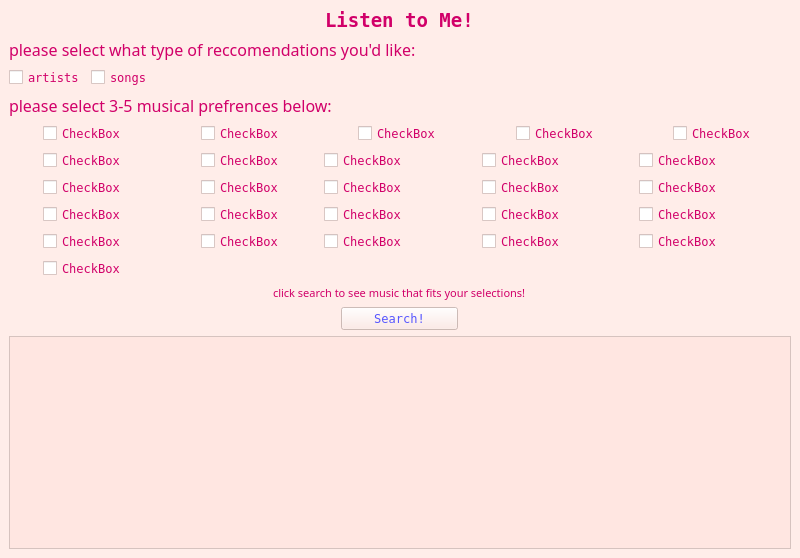
<?xml version="1.0" encoding="UTF-8"?>
<ui version="4.0">
 <class>MainWindow</class>
 <widget class="QMainWindow" name="MainWindow">
  <property name="geometry">
   <rect>
    <x>0</x>
    <y>0</y>
    <width>800</width>
    <height>558</height>
   </rect>
  </property>
  <property name="palette">
   <palette>
    <active>
     <colorrole role="WindowText">
      <brush brushstyle="SolidPattern">
       <color alpha="255">
        <red>209</red>
        <green>0</green>
        <blue>105</blue>
       </color>
      </brush>
     </colorrole>
     <colorrole role="Button">
      <brush brushstyle="SolidPattern">
       <color alpha="179">
        <red>255</red>
        <green>229</green>
        <blue>224</blue>
       </color>
      </brush>
     </colorrole>
     <colorrole role="Light">
      <brush brushstyle="SolidPattern">
       <color alpha="179">
        <red>255</red>
        <green>255</green>
        <blue>255</blue>
       </color>
      </brush>
     </colorrole>
     <colorrole role="Midlight">
      <brush brushstyle="SolidPattern">
       <color alpha="179">
        <red>255</red>
        <green>242</green>
        <blue>239</blue>
       </color>
      </brush>
     </colorrole>
     <colorrole role="Dark">
      <brush brushstyle="SolidPattern">
       <color alpha="179">
        <red>127</red>
        <green>114</green>
        <blue>112</blue>
       </color>
      </brush>
     </colorrole>
     <colorrole role="Mid">
      <brush brushstyle="SolidPattern">
       <color alpha="179">
        <red>170</red>
        <green>153</green>
        <blue>149</blue>
       </color>
      </brush>
     </colorrole>
     <colorrole role="Text">
      <brush brushstyle="SolidPattern">
       <color alpha="255">
        <red>0</red>
        <green>0</green>
        <blue>0</blue>
       </color>
      </brush>
     </colorrole>
     <colorrole role="BrightText">
      <brush brushstyle="SolidPattern">
       <color alpha="255">
        <red>255</red>
        <green>255</green>
        <blue>255</blue>
       </color>
      </brush>
     </colorrole>
     <colorrole role="ButtonText">
      <brush brushstyle="SolidPattern">
       <color alpha="255">
        <red>85</red>
        <green>85</green>
        <blue>255</blue>
       </color>
      </brush>
     </colorrole>
     <colorrole role="Base">
      <brush brushstyle="SolidPattern">
       <color alpha="255">
        <red>255</red>
        <green>255</green>
        <blue>255</blue>
       </color>
      </brush>
     </colorrole>
     <colorrole role="Window">
      <brush brushstyle="SolidPattern">
       <color alpha="179">
        <red>255</red>
        <green>229</green>
        <blue>224</blue>
       </color>
      </brush>
     </colorrole>
     <colorrole role="Shadow">
      <brush brushstyle="SolidPattern">
       <color alpha="255">
        <red>0</red>
        <green>0</green>
        <blue>0</blue>
       </color>
      </brush>
     </colorrole>
     <colorrole role="Highlight">
      <brush brushstyle="SolidPattern">
       <color alpha="255">
        <red>255</red>
        <green>170</green>
        <blue>255</blue>
       </color>
      </brush>
     </colorrole>
     <colorrole role="Link">
      <brush brushstyle="SolidPattern">
       <color alpha="255">
        <red>255</red>
        <green>170</green>
        <blue>255</blue>
       </color>
      </brush>
     </colorrole>
     <colorrole role="AlternateBase">
      <brush brushstyle="SolidPattern">
       <color alpha="217">
        <red>255</red>
        <green>242</green>
        <blue>239</blue>
       </color>
      </brush>
     </colorrole>
     <colorrole role="ToolTipBase">
      <brush brushstyle="SolidPattern">
       <color alpha="255">
        <red>255</red>
        <green>255</green>
        <blue>220</blue>
       </color>
      </brush>
     </colorrole>
     <colorrole role="ToolTipText">
      <brush brushstyle="SolidPattern">
       <color alpha="255">
        <red>0</red>
        <green>0</green>
        <blue>0</blue>
       </color>
      </brush>
     </colorrole>
     <colorrole role="PlaceholderText">
      <brush brushstyle="SolidPattern">
       <color alpha="127">
        <red>0</red>
        <green>0</green>
        <blue>0</blue>
       </color>
      </brush>
     </colorrole>
     <colorrole role="Accent">
      <brush brushstyle="SolidPattern">
       <color alpha="255">
        <red>255</red>
        <green>255</green>
        <blue>255</blue>
       </color>
      </brush>
     </colorrole>
    </active>
    <inactive>
     <colorrole role="WindowText">
      <brush brushstyle="SolidPattern">
       <color alpha="255">
        <red>209</red>
        <green>0</green>
        <blue>105</blue>
       </color>
      </brush>
     </colorrole>
     <colorrole role="Button">
      <brush brushstyle="SolidPattern">
       <color alpha="179">
        <red>255</red>
        <green>229</green>
        <blue>224</blue>
       </color>
      </brush>
     </colorrole>
     <colorrole role="Light">
      <brush brushstyle="SolidPattern">
       <color alpha="179">
        <red>255</red>
        <green>255</green>
        <blue>255</blue>
       </color>
      </brush>
     </colorrole>
     <colorrole role="Midlight">
      <brush brushstyle="SolidPattern">
       <color alpha="179">
        <red>255</red>
        <green>242</green>
        <blue>239</blue>
       </color>
      </brush>
     </colorrole>
     <colorrole role="Dark">
      <brush brushstyle="SolidPattern">
       <color alpha="179">
        <red>127</red>
        <green>114</green>
        <blue>112</blue>
       </color>
      </brush>
     </colorrole>
     <colorrole role="Mid">
      <brush brushstyle="SolidPattern">
       <color alpha="179">
        <red>170</red>
        <green>153</green>
        <blue>149</blue>
       </color>
      </brush>
     </colorrole>
     <colorrole role="Text">
      <brush brushstyle="SolidPattern">
       <color alpha="255">
        <red>0</red>
        <green>0</green>
        <blue>0</blue>
       </color>
      </brush>
     </colorrole>
     <colorrole role="BrightText">
      <brush brushstyle="SolidPattern">
       <color alpha="255">
        <red>255</red>
        <green>255</green>
        <blue>255</blue>
       </color>
      </brush>
     </colorrole>
     <colorrole role="ButtonText">
      <brush brushstyle="SolidPattern">
       <color alpha="255">
        <red>85</red>
        <green>85</green>
        <blue>255</blue>
       </color>
      </brush>
     </colorrole>
     <colorrole role="Base">
      <brush brushstyle="SolidPattern">
       <color alpha="255">
        <red>255</red>
        <green>255</green>
        <blue>255</blue>
       </color>
      </brush>
     </colorrole>
     <colorrole role="Window">
      <brush brushstyle="SolidPattern">
       <color alpha="179">
        <red>255</red>
        <green>229</green>
        <blue>224</blue>
       </color>
      </brush>
     </colorrole>
     <colorrole role="Shadow">
      <brush brushstyle="SolidPattern">
       <color alpha="255">
        <red>0</red>
        <green>0</green>
        <blue>0</blue>
       </color>
      </brush>
     </colorrole>
     <colorrole role="Highlight">
      <brush brushstyle="SolidPattern">
       <color alpha="255">
        <red>255</red>
        <green>170</green>
        <blue>255</blue>
       </color>
      </brush>
     </colorrole>
     <colorrole role="Link">
      <brush brushstyle="SolidPattern">
       <color alpha="255">
        <red>255</red>
        <green>170</green>
        <blue>255</blue>
       </color>
      </brush>
     </colorrole>
     <colorrole role="AlternateBase">
      <brush brushstyle="SolidPattern">
       <color alpha="217">
        <red>255</red>
        <green>242</green>
        <blue>239</blue>
       </color>
      </brush>
     </colorrole>
     <colorrole role="ToolTipBase">
      <brush brushstyle="SolidPattern">
       <color alpha="255">
        <red>255</red>
        <green>255</green>
        <blue>220</blue>
       </color>
      </brush>
     </colorrole>
     <colorrole role="ToolTipText">
      <brush brushstyle="SolidPattern">
       <color alpha="255">
        <red>0</red>
        <green>0</green>
        <blue>0</blue>
       </color>
      </brush>
     </colorrole>
     <colorrole role="PlaceholderText">
      <brush brushstyle="SolidPattern">
       <color alpha="127">
        <red>0</red>
        <green>0</green>
        <blue>0</blue>
       </color>
      </brush>
     </colorrole>
     <colorrole role="Accent">
      <brush brushstyle="SolidPattern">
       <color alpha="255">
        <red>255</red>
        <green>255</green>
        <blue>255</blue>
       </color>
      </brush>
     </colorrole>
    </inactive>
    <disabled>
     <colorrole role="WindowText">
      <brush brushstyle="SolidPattern">
       <color alpha="179">
        <red>127</red>
        <green>114</green>
        <blue>112</blue>
       </color>
      </brush>
     </colorrole>
     <colorrole role="Button">
      <brush brushstyle="SolidPattern">
       <color alpha="179">
        <red>255</red>
        <green>229</green>
        <blue>224</blue>
       </color>
      </brush>
     </colorrole>
     <colorrole role="Light">
      <brush brushstyle="SolidPattern">
       <color alpha="179">
        <red>255</red>
        <green>255</green>
        <blue>255</blue>
       </color>
      </brush>
     </colorrole>
     <colorrole role="Midlight">
      <brush brushstyle="SolidPattern">
       <color alpha="179">
        <red>255</red>
        <green>242</green>
        <blue>239</blue>
       </color>
      </brush>
     </colorrole>
     <colorrole role="Dark">
      <brush brushstyle="SolidPattern">
       <color alpha="179">
        <red>127</red>
        <green>114</green>
        <blue>112</blue>
       </color>
      </brush>
     </colorrole>
     <colorrole role="Mid">
      <brush brushstyle="SolidPattern">
       <color alpha="179">
        <red>170</red>
        <green>153</green>
        <blue>149</blue>
       </color>
      </brush>
     </colorrole>
     <colorrole role="Text">
      <brush brushstyle="SolidPattern">
       <color alpha="179">
        <red>127</red>
        <green>114</green>
        <blue>112</blue>
       </color>
      </brush>
     </colorrole>
     <colorrole role="BrightText">
      <brush brushstyle="SolidPattern">
       <color alpha="255">
        <red>255</red>
        <green>255</green>
        <blue>255</blue>
       </color>
      </brush>
     </colorrole>
     <colorrole role="ButtonText">
      <brush brushstyle="SolidPattern">
       <color alpha="179">
        <red>127</red>
        <green>114</green>
        <blue>112</blue>
       </color>
      </brush>
     </colorrole>
     <colorrole role="Base">
      <brush brushstyle="SolidPattern">
       <color alpha="179">
        <red>255</red>
        <green>229</green>
        <blue>224</blue>
       </color>
      </brush>
     </colorrole>
     <colorrole role="Window">
      <brush brushstyle="SolidPattern">
       <color alpha="179">
        <red>255</red>
        <green>229</green>
        <blue>224</blue>
       </color>
      </brush>
     </colorrole>
     <colorrole role="Shadow">
      <brush brushstyle="SolidPattern">
       <color alpha="255">
        <red>0</red>
        <green>0</green>
        <blue>0</blue>
       </color>
      </brush>
     </colorrole>
     <colorrole role="Link">
      <brush brushstyle="SolidPattern">
       <color alpha="255">
        <red>255</red>
        <green>170</green>
        <blue>255</blue>
       </color>
      </brush>
     </colorrole>
     <colorrole role="AlternateBase">
      <brush brushstyle="SolidPattern">
       <color alpha="179">
        <red>255</red>
        <green>229</green>
        <blue>224</blue>
       </color>
      </brush>
     </colorrole>
     <colorrole role="ToolTipBase">
      <brush brushstyle="SolidPattern">
       <color alpha="255">
        <red>255</red>
        <green>255</green>
        <blue>220</blue>
       </color>
      </brush>
     </colorrole>
     <colorrole role="ToolTipText">
      <brush brushstyle="SolidPattern">
       <color alpha="255">
        <red>0</red>
        <green>0</green>
        <blue>0</blue>
       </color>
      </brush>
     </colorrole>
     <colorrole role="PlaceholderText">
      <brush brushstyle="SolidPattern">
       <color alpha="89">
        <red>127</red>
        <green>114</green>
        <blue>112</blue>
       </color>
      </brush>
     </colorrole>
     <colorrole role="Accent">
      <brush brushstyle="SolidPattern">
       <color alpha="179">
        <red>255</red>
        <green>255</green>
        <blue>255</blue>
       </color>
      </brush>
     </colorrole>
    </disabled>
   </palette>
  </property>
  <property name="font">
   <font>
    <family>Terminal</family>
   </font>
  </property>
  <property name="windowTitle">
   <string>MainWindow</string>
  </property>
  <property name="autoFillBackground">
   <bool>false</bool>
  </property>
  <widget class="QWidget" name="centralwidget">
   <layout class="QGridLayout" name="gridLayout">
    <item row="3" column="0">
     <widget class="QScrollArea" name="scrollArea">
      <property name="widgetResizable">
       <bool>true</bool>
      </property>
      <widget class="QWidget" name="scrollAreaWidgetContents">
       <property name="geometry">
        <rect>
         <x>0</x>
         <y>0</y>
         <width>780</width>
         <height>260</height>
        </rect>
       </property>
       <widget class="QWidget" name="gridLayoutWidget">
        <property name="geometry">
         <rect>
          <x>19</x>
          <y>19</y>
          <width>741</width>
          <height>241</height>
         </rect>
        </property>
        <layout class="QGridLayout" name="displayGrid">
         <item row="0" column="3">
          <widget class="QWidget" name="widget_4" native="true"/>
         </item>
         <item row="0" column="1">
          <widget class="QWidget" name="widget_2" native="true"/>
         </item>
         <item row="0" column="2">
          <widget class="QWidget" name="widget_3" native="true"/>
         </item>
         <item row="0" column="0">
          <widget class="QWidget" name="widget" native="true"/>
         </item>
         <item row="1" column="0">
          <widget class="QWidget" name="widget_5" native="true"/>
         </item>
        </layout>
       </widget>
      </widget>
     </widget>
    </item>
    <item row="2" column="0" alignment="Qt::AlignmentFlag::AlignHCenter">
     <widget class="QPushButton" name="searchButton">
      <property name="maximumSize">
       <size>
        <width>782</width>
        <height>24</height>
       </size>
      </property>
      <property name="font">
       <font>
        <family>Terminal</family>
       </font>
      </property>
      <property name="text">
       <string>    Search!    </string>
      </property>
     </widget>
    </item>
    <item row="1" column="0" alignment="Qt::AlignmentFlag::AlignHCenter">
     <widget class="QLabel" name="label">
      <property name="font">
       <font>
        <family>Bahnschrift</family>
        <pointsize>8</pointsize>
       </font>
      </property>
      <property name="text">
       <string>click search to see music that fits your selections!</string>
      </property>
     </widget>
    </item>
    <item row="0" column="0">
     <layout class="QVBoxLayout" name="verticalLayout">
      <item alignment="Qt::AlignmentFlag::AlignHCenter">
       <widget class="QLabel" name="title">
        <property name="font">
         <font>
          <family>Terminal</family>
          <pointsize>14</pointsize>
          <bold>true</bold>
         </font>
        </property>
        <property name="text">
         <string>Listen to Me!</string>
        </property>
       </widget>
      </item>
      <item>
       <widget class="QLabel" name="label2">
        <property name="font">
         <font>
          <family>Bahnschrift</family>
          <pointsize>12</pointsize>
         </font>
        </property>
        <property name="text">
         <string>please select what type of reccomendations you'd like:</string>
        </property>
       </widget>
      </item>
      <item>
       <layout class="QHBoxLayout" name="horizontalLayout">
        <item>
         <widget class="QCheckBox" name="artistBox">
          <property name="text">
           <string>artists</string>
          </property>
         </widget>
        </item>
        <item>
         <widget class="QCheckBox" name="songsBox">
          <property name="text">
           <string>songs</string>
          </property>
         </widget>
        </item>
        <item>
         <spacer name="horizontalSpacer_2">
          <property name="orientation">
           <enum>Qt::Orientation::Horizontal</enum>
          </property>
          <property name="sizeHint" stdset="0">
           <size>
            <width>40</width>
            <height>20</height>
           </size>
          </property>
         </spacer>
        </item>
       </layout>
      </item>
      <item>
       <widget class="QLabel" name="instruction1">
        <property name="font">
         <font>
          <family>Bahnschrift</family>
          <pointsize>12</pointsize>
         </font>
        </property>
        <property name="text">
         <string>please select 3-5 musical prefrences below:</string>
        </property>
       </widget>
      </item>
      <item>
       <layout class="QGridLayout" name="preferenceGrid">
        <item row="0" column="3" alignment="Qt::AlignmentFlag::AlignHCenter">
         <widget class="QCheckBox" name="checkBox_6">
          <property name="text">
           <string>CheckBox</string>
          </property>
         </widget>
        </item>
        <item row="4" column="1" alignment="Qt::AlignmentFlag::AlignHCenter">
         <widget class="QCheckBox" name="checkBox_15">
          <property name="text">
           <string>CheckBox</string>
          </property>
         </widget>
        </item>
        <item row="2" column="3">
         <widget class="QCheckBox" name="checkBox_22">
          <property name="text">
           <string>CheckBox</string>
          </property>
         </widget>
        </item>
        <item row="3" column="0" alignment="Qt::AlignmentFlag::AlignHCenter">
         <widget class="QCheckBox" name="checkBox_10">
          <property name="text">
           <string>CheckBox</string>
          </property>
         </widget>
        </item>
        <item row="3" column="1" alignment="Qt::AlignmentFlag::AlignHCenter">
         <widget class="QCheckBox" name="checkBox_14">
          <property name="text">
           <string>CheckBox</string>
          </property>
         </widget>
        </item>
        <item row="4" column="3">
         <widget class="QCheckBox" name="checkBox_24">
          <property name="text">
           <string>CheckBox</string>
          </property>
         </widget>
        </item>
        <item row="0" column="2" alignment="Qt::AlignmentFlag::AlignHCenter">
         <widget class="QCheckBox" name="checkBox_5">
          <property name="text">
           <string>CheckBox</string>
          </property>
         </widget>
        </item>
        <item row="4" column="4">
         <widget class="QCheckBox" name="checkBox_28">
          <property name="text">
           <string>CheckBox</string>
          </property>
         </widget>
        </item>
        <item row="0" column="4" alignment="Qt::AlignmentFlag::AlignHCenter">
         <widget class="QCheckBox" name="checkBox_7">
          <property name="text">
           <string>CheckBox</string>
          </property>
         </widget>
        </item>
        <item row="2" column="4">
         <widget class="QCheckBox" name="checkBox_26">
          <property name="text">
           <string>CheckBox</string>
          </property>
         </widget>
        </item>
        <item row="0" column="0" alignment="Qt::AlignmentFlag::AlignHCenter">
         <widget class="QCheckBox" name="checkBox_3">
          <property name="text">
           <string>CheckBox</string>
          </property>
         </widget>
        </item>
        <item row="1" column="0" alignment="Qt::AlignmentFlag::AlignHCenter">
         <widget class="QCheckBox" name="checkBox_8">
          <property name="text">
           <string>CheckBox</string>
          </property>
         </widget>
        </item>
        <item row="2" column="1" alignment="Qt::AlignmentFlag::AlignHCenter">
         <widget class="QCheckBox" name="checkBox_13">
          <property name="text">
           <string>CheckBox</string>
          </property>
         </widget>
        </item>
        <item row="3" column="3">
         <widget class="QCheckBox" name="checkBox_23">
          <property name="text">
           <string>CheckBox</string>
          </property>
         </widget>
        </item>
        <item row="1" column="1" alignment="Qt::AlignmentFlag::AlignHCenter">
         <widget class="QCheckBox" name="checkBox_12">
          <property name="text">
           <string>CheckBox</string>
          </property>
         </widget>
        </item>
        <item row="3" column="2">
         <widget class="QCheckBox" name="checkBox_19">
          <property name="text">
           <string>CheckBox</string>
          </property>
         </widget>
        </item>
        <item row="2" column="0" alignment="Qt::AlignmentFlag::AlignHCenter">
         <widget class="QCheckBox" name="checkBox_9">
          <property name="text">
           <string>CheckBox</string>
          </property>
         </widget>
        </item>
        <item row="4" column="0" alignment="Qt::AlignmentFlag::AlignHCenter">
         <widget class="QCheckBox" name="checkBox_11">
          <property name="text">
           <string>CheckBox</string>
          </property>
         </widget>
        </item>
        <item row="2" column="2">
         <widget class="QCheckBox" name="checkBox_18">
          <property name="text">
           <string>CheckBox</string>
          </property>
         </widget>
        </item>
        <item row="1" column="3">
         <widget class="QCheckBox" name="checkBox_21">
          <property name="text">
           <string>CheckBox</string>
          </property>
         </widget>
        </item>
        <item row="0" column="1" alignment="Qt::AlignmentFlag::AlignHCenter">
         <widget class="QCheckBox" name="checkBox_4">
          <property name="text">
           <string>CheckBox</string>
          </property>
         </widget>
        </item>
        <item row="3" column="4">
         <widget class="QCheckBox" name="checkBox_27">
          <property name="text">
           <string>CheckBox</string>
          </property>
         </widget>
        </item>
        <item row="4" column="2">
         <widget class="QCheckBox" name="checkBox_20">
          <property name="text">
           <string>CheckBox</string>
          </property>
         </widget>
        </item>
        <item row="5" column="0" alignment="Qt::AlignmentFlag::AlignHCenter">
         <widget class="QCheckBox" name="checkBox_16">
          <property name="text">
           <string>CheckBox</string>
          </property>
         </widget>
        </item>
        <item row="1" column="2">
         <widget class="QCheckBox" name="checkBox_17">
          <property name="text">
           <string>CheckBox</string>
          </property>
         </widget>
        </item>
        <item row="1" column="4">
         <widget class="QCheckBox" name="checkBox_25">
          <property name="text">
           <string>CheckBox</string>
          </property>
         </widget>
        </item>
       </layout>
      </item>
     </layout>
    </item>
   </layout>
  </widget>
 </widget>
 <resources/>
 <connections/>
</ui>
